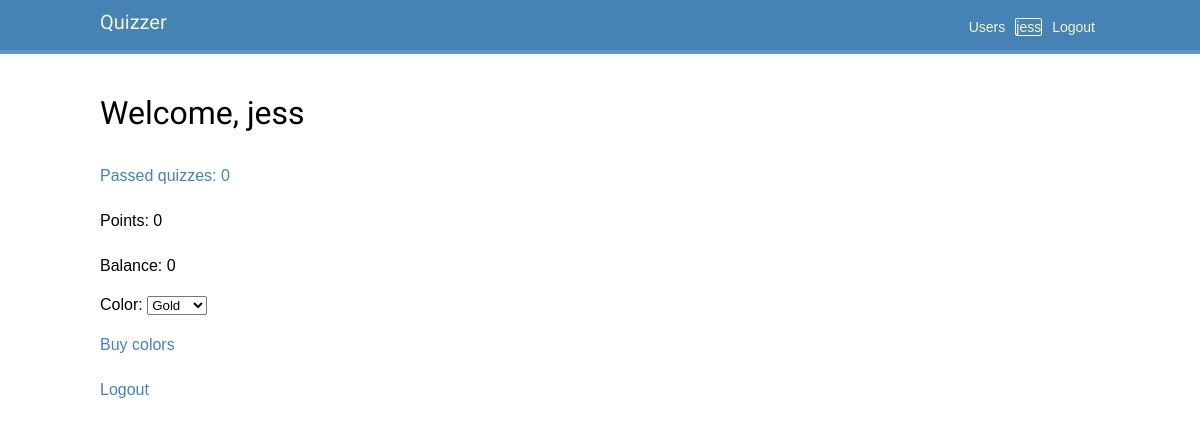
/users/profile/5 (signed in), run on an earlier commit of the app's database.
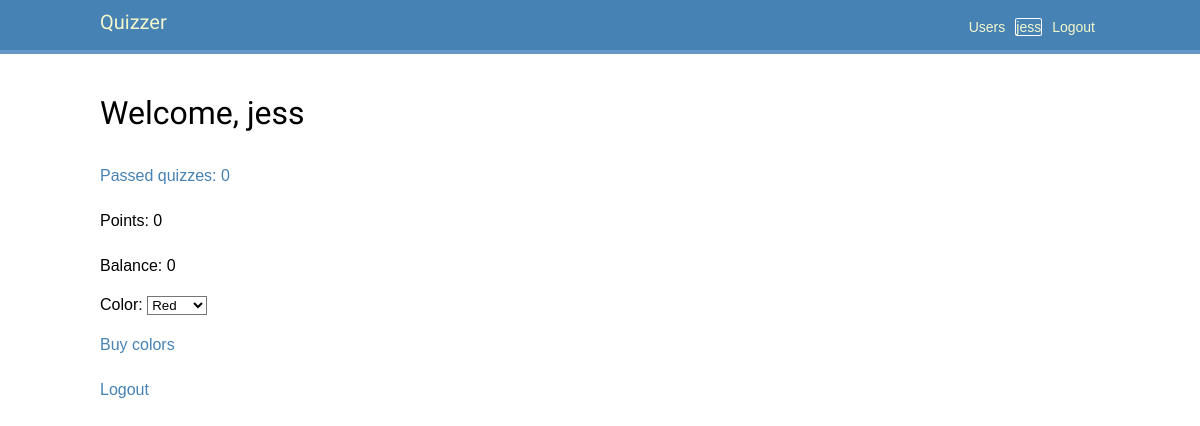
And on a later commit of the database.
### users/models.py (models this page shows, shortened)
class User(AbstractUser):
    balance = models.IntegerField(default=0)
    color = models.ForeignKey(to=Color, on_delete=models.CASCADE,
        related_name='users')  # default= ?
    colors = models.ManyToManyField(Color)  # Need to add default (fabrik?)
    answers = models.ManyToManyField(Answer, blank=True)
    @property
    def total_points(self) -> int:  # total_score? rating?
        return self.answers.filter(
            correctanswer__answer_id=models.F('id')  # the answer is correct
        ).aggregate(
            models.Sum('question__points')
        )['question__points__sum'] or 0  # get('question__points__sum', 0)
    def passed_quizzes(self) -> set[Quiz]:
        return {answer.question.quiz for answer in self.answers.all()}
    @property
    def passed_quizzes_count(self) -> int:
        return len(self.passed_quizzes())

class Color(models.Model):
    name = models.CharField(verbose_name='Color name', default='', unique=True,
                            max_length=32)
    value = models.CharField(default='rgba(255,255,255,1)', max_length=64)  # unique=?
    price = models.IntegerField(default=0)

### users/views.py (the view, shortened to what this page needs)
# urls.py: path('profile/<int:pk>', ProfileView.as_view(), name='profile'),
class ProfileView(LoginRequiredMixin, DetailView):
    login_url = 'users:login'
    model = USER
    template_name = 'users/profile.html'

### users/templates/users/profile.html (shortened to what this page needs)
{% extends "base.html" %}
{% block content %}
    <h1>Welcome, {{ request.user.username }}</h1>
    <p>
        <a href="{% url 'quizzes:user_result' %}">
            Passed quizzes: {{ request.user.passed_quizzes_count }}
        </a>
    </p>
    <p>Points: {{ request.user.total_points }}</p>
    <p>Balance: {{ request.user.balance }}</p>
        <p>
            {% if object.colors.all %}
                <form action="{% url 'users:profile' request.user.id %}" method="post">
                    Color:
                    <select type="submit" onchange="this.form.submit()" name="choice"
                        style="background-color: {{ request.user.color.value }};"
                    >
                        {% for color in object.colors.all %}
                            <option
                                value="{{ color.pk }}"
                                style="background-color: {{ color.value }};"
                                {% if object.color.pk == color.pk %}selected{% endif %}>
                                {{ color.name }}
                            </option>
                        {% endfor %}
                    </select>
                </form>
            {% else %}
                Color:
                <select>
                    <option value="0">no colors</option>
                </select>
            {% endif %}
        </p>
    <p><a href="{% url 'users:colors' %}">Buy colors</a></p>
    <p><a href="{% url 'users:logout' %}">Logout</a></p>
{% endblock %}

What changed in the data, as far as the page shows it:
changed User "jess": color_id empty → 6 (drawn)
changed User: choice "Gold" → "Red"
